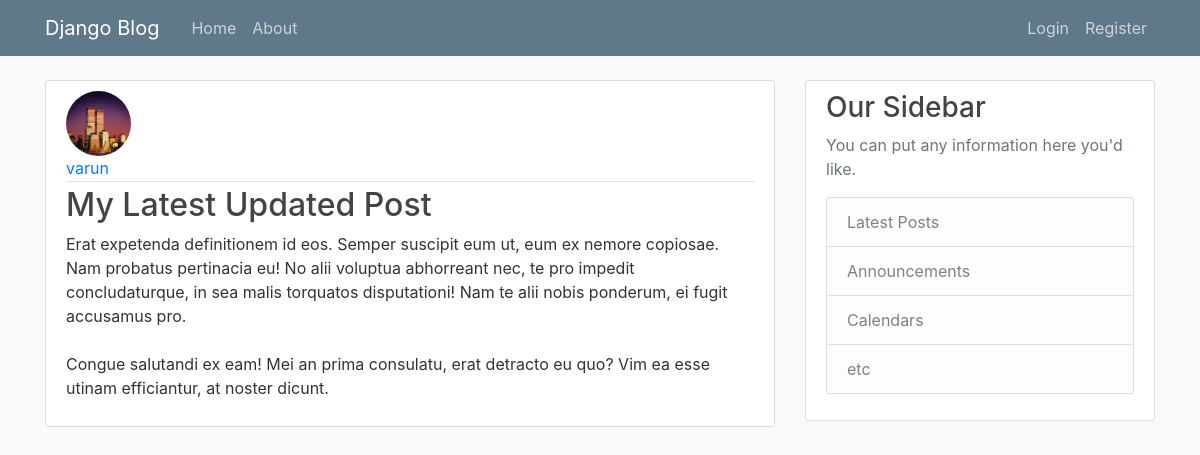
Screenshot of /post/32/ with the database file from the repository.
### blog/models.py (models this page shows, shortened)
class Post(models.Model):
    title = models.CharField(max_length =100)
    content= models.TextField()
    date_added = models.DateTimeField(default=timezone.now)
    author = models.ForeignKey(User,on_delete=models.CASCADE)

### users/models.py (models this page shows, shortened)
class Profile(models.Model):
    user = models.OneToOneField(User,on_delete=models.CASCADE)
    image= models.ImageField(default ='default.jpg', upload_to ='profile_pics')

### blog/views.py (the view)
# urls.py: path("post/<int:pk>/", PostDetailView.as_view(),name="post-detail"),
class PostDetailView(DetailView):
    model =Post

### blog/Templates/blog/post_detail.html (shortened to what this page needs)
   {%extends "blog/base.html"%}
    {%block content%}
      <article class="media content-section">
  <div class="media-body">
   <img class="rounded-circle article-img" src = "{{object.author.profile.image.url}}">
    <div class="article-metadata">
      <a class="mr-2" href="{%url 'user-posts' object.author.username%}">{{ object.author }}</a>
    </div>
    <h2 class="article-title" >{{ object.title }}</h2>
    <p class="article-content">{{ object.content }}</p>
  </div>
</article>
    {%endblock%}

### blog/Static/blog/main.css (style rules this page uses)
body { background: #fafafa; color: #333333; margin-top: 5rem; }
h1, h2, h3, h4, h5, h6 { color: #444444; }
.content-section { background: #ffffff; padding: 10px 20px; border: 1px solid #dddddd; border-radius: 3px; margin-bottom: 20px; }
.article-title { color: #444444; }
.article-content { white-space: pre-line; }
.article-img { height: 65px; width: 65px; margin-right: 16px; }
.article-metadata { padding-bottom: 1px; margin-bottom: 4px; border-bottom: 1px solid #e3e3e3 }

### rows the page displays
Post: author.profile.image (placeholder picture), author "varun", title "My Latest Updated Post", content "Erat expetenda definitionem id eos. Semper suscipit eum ut, eum ex nemore copiosae. Nam probatus pertinacia eu! No alii voluptua abhorreant nec, te pro impedit concludaturque, in sea malis torquatos disputationi! Nam te alii nobis ponderum, ei fugit accusamus pro. Congue salutandi ex eam! Mei an prima consulatu, erat detracto eu quo? Vim ea esse utinam efficiantur, at noster dicunt."
